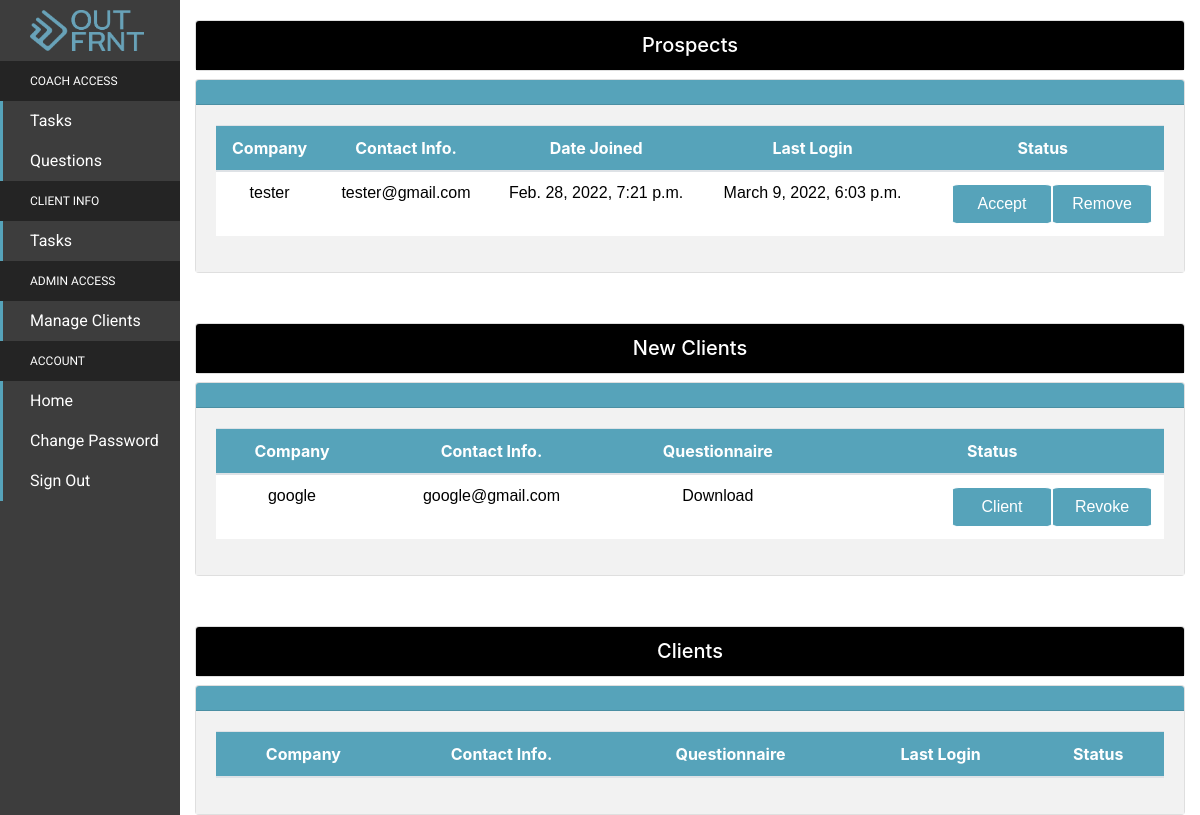
/client-permissions/ (signed in), run on the app's committed database.
### accounts/models.py (models this page shows, shortened)
class User(AbstractBaseUser, PermissionsMixin):
    email = models.EmailField(verbose_name = ('email'), max_length = 60, unique = True)
    username = models.CharField(max_length = 30, unique = True)
    date_joined = models.DateTimeField(verbose_name = 'date joined', auto_now_add = True)
    last_login = models.DateTimeField(verbose_name = 'last login',auto_now = True)
    is_staff = models.BooleanField(default=False)
    is_admin = models.BooleanField(default = False)
    is_superuser = models.BooleanField(default = False)
    is_coach = models.BooleanField(default = False)
    is_client = models.BooleanField(default = False)
    is_newclient = models.BooleanField(default = False)
    is_prospect = models.BooleanField(default = True)
    objects = UserManager()
    completed_P1 = models.BooleanField(default = False)
    completed_P2 = models.BooleanField(default = False)
    completed_P3 = models.BooleanField(default = False)
    completed_P4 = models.BooleanField(default = False)
    completed_P5 = models.BooleanField(default = False)
    completed_P6 = models.BooleanField(default = False)
    categories_answered = models.IntegerField(default = 0)
    USERNAME_FIELD = 'email'
    REQUIRED_FIELDS = ['username']
    def __str__(self):
       return self.username

### accounts/views.py (the view)
# urls.py: path('client-permissions/',views.manage_clients_status, name = 'manage'),
@login_required(login_url = '/signin/')
def manage_clients_status(request):
    if request.user.is_coach:
        variables = {
            "newclients": User.objects.filter(is_newclient = True),
            "clients": User.objects.filter(is_client = True),
            "prospects": User.objects.filter(is_prospect = True),
        }
        return render(request,'coach/manageusers.html', variables)
    else:
        return home(request)

### templates/coach/manageusers.html (shortened to what this page needs)
{% extends 'coachsidebar.html'%}
{% block content %}
<body>
<div class = "card">
    <h5 class="card-header" > Prospects </h5>
  </div>
<div>
    <div class = "card">
        <h5 class = "card-header" style = "background:#56a3ba" ></h5>
        <div class = "card-body" >
        <p class = "card-text" >
            <table class = "table table-hover">
            <thead>
                {% if not prospects%}
                <td class = "content" style="background:56a3ba"> No Current Registered Prospects </td>
                {% else %}
                <tr>
                    <th class = "row-header" scope="col">Company</th>
                    <th class = "row-header" scope="col">Contact Info.</th>
                    <th class = "row-header" scope="col">Date Joined</th>
                    <th class = "row-header" scope="col">Last Login</th>
                    <th class = "row-header" scope="col">Status</th>
                </tr>
            </thead>
                <tbody>
                {% for prospect in prospects %}
                <tr class = "content">
                    <td class = "content"> {{prospect}} </td>
                    <td class = "content"> {{prospect.email}} </td>
                    <td class = "content"> {{prospect.date_joined}} </td>
                    <td class = "content"> {{prospect.last_login}} </td>
                    <td class = "content">
                    <div class = "status">
                        <a style = "float:center" class = "button-link" href = "{% url 'accounts:change-to-new-client' prospect.username %}"> Accept </a>
                        <a style = "float:center" class = "button-link" href = "{% url 'accounts:remove-user' prospect.username %}"> Remove </a>
                    </td>
                </tr>
                {% endfor %}
                {% endif %}
                </tbody>
            </table>
        </p>
    </div>
</div>
<div class = "card">
    <h5 class="card-header" > New Clients </h5>
  </div>
<div>
    <div class = "card">
        <h5 class = "card-header" style = "background:#56a3ba"></h5>
        <div class = "card-body">
        <p class = "card-text">
            <table class = "table table-hover">
            <thead>
                {% if not newclients %}
                    <td class = "content" style = "background:56a3ba"> No Clients Awaiting Questionnaires </td>
                {% else %}
                <tr>
                    <th class = "row-header" scope = "col" > Company       </th>
                    <th class = "row-header" scope = "col" > Contact Info. </th>
                    <th class = "row-header" scope = "col" > Questionnaire </th>
                    <th class = "row-header" scope = "col" > Status </th>
                </tr>
            </thead>
                <tbody>
                {% for client in newclients %}
                <tr>
                    <td class = "content" > {{client}} </td>
                    <td class = "content" > {{client.email}} </td>
                    <td class = "content" >
                        <a class = "content" href = "{% url 'questionnaire:view-response' client.id %}">
                            Download
                    </td>
                    <td class = "content" >
                    <div class = "status">
                        <a class = "button-link" href = "{% url 'accounts:change-to-client' client.username %}"> Client </a>
                        <a class = "button-link" href = "{% url 'accounts:change-to-propsect' client.username %}"> Revoke </a>
                    </td>
                </tr>
                {% endfor %}
                {% endif %}
                </tbody>
            </table>
        </p>
    </div>
</div>
<div class = "card">
    <h5 class="card-header" >  Clients  </h5>
  </div>
<div>
    <div class = "card">
        <h5 class = "card-header" style = "background:#56a3ba"></h5>
        <div class = "card-body">
        <p class = "card-text">
            <table class = "table table-hover">
            <thead>
                <tr>
                    <th class = "row-header" scope = "col" > Company       </th>
                    <th class = "row-header" scope = "col" > Contact Info. </th>
                    <th class = "row-header" scope = "col" > Questionnaire </th>
                    <th class = "row-header" scope = "col" > Last Login    </th>
                    <th class = "row-header" scope = "col" > Status </th>
                </tr>
            </thead>
            </table>
        </p>
    </div>
</div>
</body>
{% endblock %}

### static/css/coachNav.css (style rules this page uses)
.card-body { background:#f2f2f2; overflow:hidden; margin:0; }
.row-header { margin:10px; text-align: center; align-items: center; }
.status { display: flex; align-items: center; justify-content: center; }
.content { text-decoration: none; font-family:Verdana, Geneva, Tahoma, sans-serif; color:black; text-align: center; align-items: center; text-decoration: none; padding:0; }
.content a { text-decoration: none; }
.button-link { background-color: #56a3ba; color: white; padding:10; margin:0; border:1px solid white; border-radius:7%; width: 100px; max-width: 100%; }
.card-header { background:black; color:white; text-align: center; }
.table-hover { background:whitesmoke; }
tr { background:white; }
.row-header { justify-content:center; color:white; background:#56a3ba; }
body { background:white; padding-right: 20; padding-left: 15; border: none !important; }
@media screen and (max-width: 1297px) { body { padding-right: 0; padding-left: 0; border: none !important; } }
@media screen and (max-width: 1297px) { .button-link { background-color: #56a3ba; color: white; padding:10; margin:0; border:1px solid white; border-radius:7%; width: 100px; max-width: 100%; } }
@media screen and (max-width: 1297px) { .card { margin:0; } }
@media screen and (max-width: 1297px) { .card-body { background:#f2f2f2; overflow:scroll; margin:0; } }
@media screen and (max-width: 1201px) { .button-link { float:left; background-color: #56a3ba; color: white; padding:10; margin:0; border:1px solid white; border-radius:7%; width: 100px; max-width: 100%; } }
@media screen and (max-width: 1201px) { .status { float:inline-end; } }

### data on the page
User: username "tester", email "tester@gmail.com", date_joined "Feb. 28, 2022, 7:21 p.m.", last_login "March 9, 2022, 6:03 p.m."
User: username "google", email "google@gmail.com"
